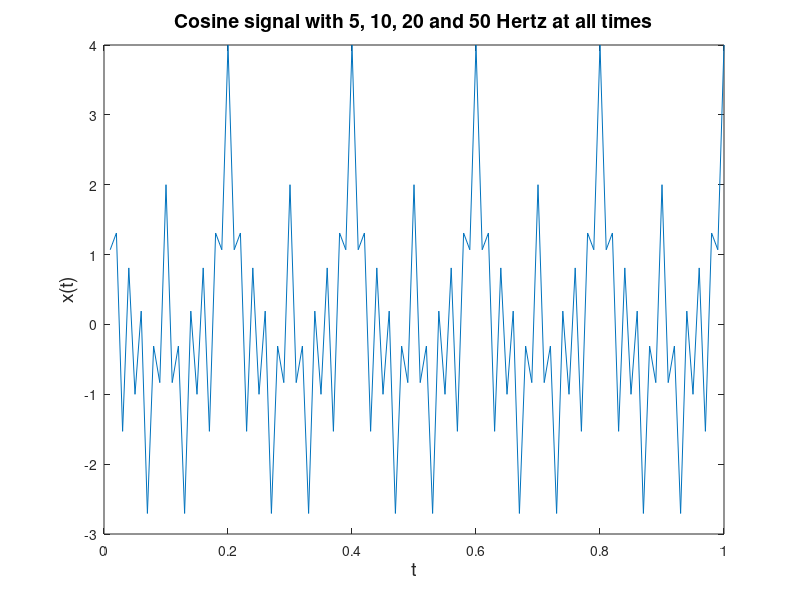
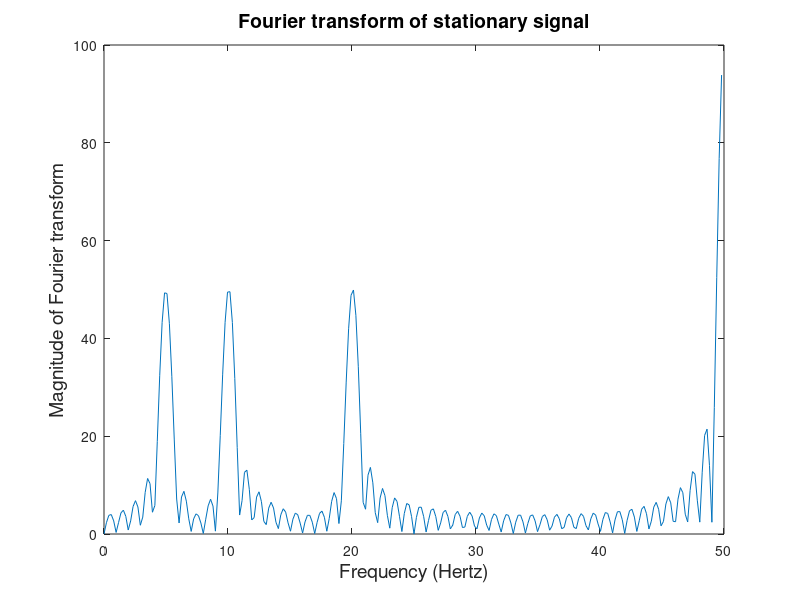

Source code (MATLAB) for these figures, in order:
TitleSizeVal=14;
xLabFS=14; yLabFS=xLabFS;

Fs=100;
t=(1:100)/Fs;
s1=cos(2*pi*t*5); s2=cos(2*pi*t*10); s3=cos(2*pi*t*20); s4=cos(2*pi*t*50);
s=s1+s2+s3+s4;
figure, plot(t,s);
xlabel('t','FontSize',xLabFS);
ylabel('x(t)','FontSize',yLabFS);
title('Cosine signal with 5, 10, 20 and 50 Hertz at all times','FontSize',TitleSizeVal);
%print -deps sigStat.eps

[b,a]=ellip(4,0.1,40,[10 20]*2/Fs);
[H,w]=freqz(b,a,512);

sf=filter(b,a,s);

S=fft(s,512);
SF=fft(sf,512);
w=(0:255)/256*(Fs/2);
figure, plot(w,abs([S(1:256)']));
xlabel('Frequency (Hertz)','FontSize',xLabFS);
ylabel('Magnitude of Fourier transform','FontSize',yLabFS);
title('Fourier transform of stationary signal','FontSize',TitleSizeVal);    
%print -deps sigStatFT.eps


return

Fs=100;
t=(1:100)/Fs;
s1=cos(2*pi*t*5); s2=cos(2*pi*t*10); s3=cos(2*pi*t*20); s4=cos(2*pi*t*50);
s=[s1(1:25) s2(1:25) s3(26:50) s4(1:25)];
%s=s1+s2+s3+s4;
figure, plot(t,s);
title('Cosine signal with 5, 10, 20 and 50 Hertz at different intervals','FontSize',TitleSizeVal);
xlabel('t','FontSize',xLabFS);
ylabel('x(t)','FontSize',yLabFS);
%print -deps sigNonStat.eps

[b,a]=ellip(4,0.1,40,[10 20]*2/Fs);
[H,w]=freqz(b,a,512);

sf=filter(b,a,s);

S=fft(s,512);
SF=fft(sf,512);
w=(0:255)/256*(Fs/2);
%figure, plot(w,abs([S(1:256)' SF(1:256)']));
figure, plot(w,abs([S(1:256)']));
xlabel('Frequency (Hertz)','FontSize',xLabFS);
ylabel('Magnitude of Fourier transform','FontSize',yLabFS);
title('Fourier transform of non-stationary signal','FontSize',TitleSizeVal);    
%print -deps sigNonStatFT.eps

